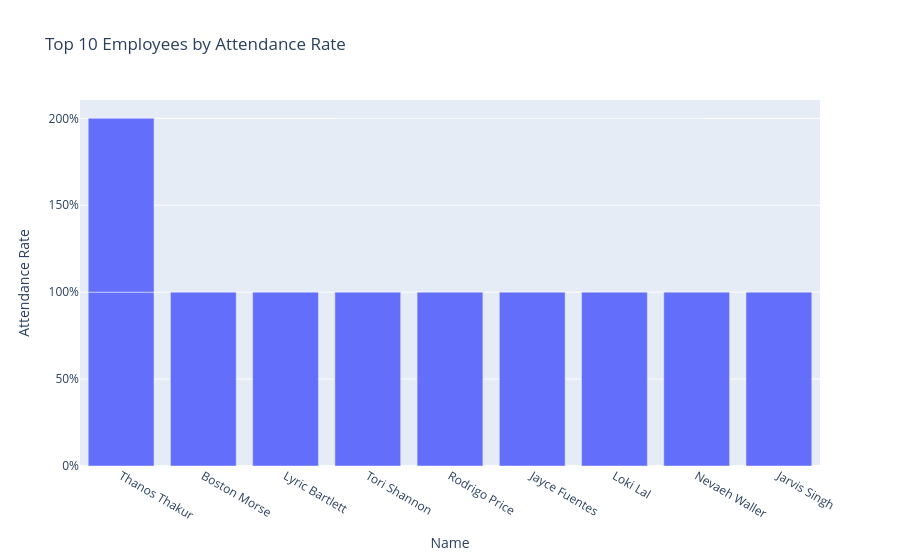

Notebook code for this chart:
### Code cell
############################################################
## Dashboard – Attendance Analysis (per employee)
############################################################

# Top 10 by attendance rate
top_attendance = df.sort_values("attendance_rate", ascending=False).head(10)

fig_top_att = px.bar(
    top_attendance,
    x="Name",
    y="attendance_rate",
    title="Top 10 Employees by Attendance Rate"
)
fig_top_att.update_yaxes(title="Attendance Rate", tickformat=".0%")
fig_top_att.show()

### Figure 1 — Plotly figure (JSON) as saved in the notebook; plotly's stock layout.template omitted (floating-point values rounded to 4 significant figures)
{"data": [{"hovertemplate": "Name=%{x}<br>attendance_rate=%{y}<extra></extra>", "legendgroup": "", "marker": {"color": "#636efa", "pattern": {"shape": ""}}, "name": "", "orientation": "v", "showlegend": false, "textposition": "auto", "type": "bar", "x": ["Thanos Thakur", "Boston Morse", "Lyric Bartlett", "Tori Shannon", "Rodrigo Price", "Jayce Fuentes", "Loki Lal", "Nevaeh Waller", "Jarvis Singh", "Thanos Thakur"], "xaxis": "x", "y": [1.0, 1.0, 1.0, 1.0, 1.0, 1.0, 1.0, 1.0, 1.0, 1.0], "yaxis": "y"}], "layout": {"barmode": "relative", "legend": {"tracegroupgap": 0}, "title": {"text": "Top 10 Employees by Attendance Rate"}, "xaxis": {"anchor": "y", "domain": [0, 1], "title": {"text": "Name"}}, "yaxis": {"anchor": "x", "domain": [0, 1], "tickformat": ".0%", "title": {"text": "Attendance Rate"}}}}
